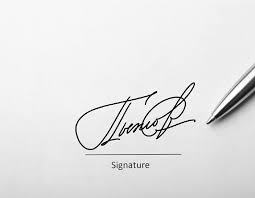
#> input picture task_5/teachers_signature/img_3.png, 255 x 198 px, found by its file name
$ python ex.py
#> lines starting #> are read from the running program, lines starting #| are printed output that depends on the picture; after the words box and inside, x2 and y2 are one past the last pixel; in counts of white or black regions, pixels touching at a corner belong together
from PIL import Image

def split_image(image_path, output_directory):
#> called with image_path = 'task_5/teachers_signature/img_3.png', output_directory = 'task_5/teachers_signature'
    img = Image.open(image_path)
#> img is the input picture: PIL image 255x198 RGB; min 0, max 255, mean 228.4
    width, height = img.size
#> width = 255; height = 198
    cropped_images = []

    sub_width = 150
    sub_height = 100

    for j in range(0, height, sub_height):
        for i in range(0, width, sub_width):
            box = (i, j, i + sub_width, j + sub_height)
            cropped_img = img.crop(box)
            cropped_images.append(cropped_img)
            cropped_img.save(f"{output_directory}/img_{len(cropped_images)+8}.jpg")
#> this loop made 2 passes
#> pass 1, in split_image, `cropped_img.save(f"{output_directory}/img_{len(cropped_images)+8}.jpg")`:
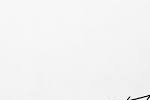
#> saved as img_9.jpg: PIL image 150x100 RGB; min 0, max 255, mean 243.6
#> pass 1, in split_image, `cropped_img.save(f"{output_directory}/img_{len(cropped_images)+8}.jpg")`:
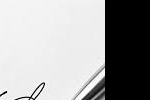
#> saved as img_10.jpg: PIL image 150x100 RGB; min 0, max 255, mean 162.6
#> pass 2, in split_image, `cropped_img.save(f"{output_directory}/img_{len(cropped_images)+8}.jpg")`:
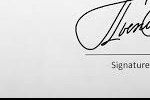
#> saved as img_11.jpg: PIL image 150x100 RGB; min 0, max 255, mean 218.2
#> pass 2, in split_image, `cropped_img.save(f"{output_directory}/img_{len(cropped_images)+8}.jpg")`:
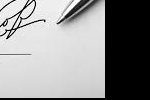
#> saved as img_12.jpg: PIL image 150x100 RGB; min 0, max 255, mean 144.4
#> after the loop, cropped_images = 4 items

    return cropped_images

# Пример использования функции
image_path = r'task_5/teachers_signature/img_3.png'
output_directory = r'task_5/teachers_signature'
split_images = split_image(image_path, output_directory)
#> split_images = 4 items

$ run again, with task_5/teachers_signature/img_1.png copied over task_5/teachers_signature/img_3.png
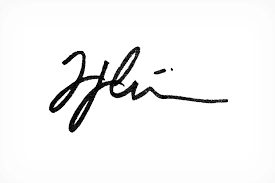
#> input picture task_5/teachers_signature/img_1.png, 275 x 183 px, found by its file name
#> in split_image, img is the input picture: PIL image 275x183 RGB; mean R, G, B 244, 244, 244
#> the loop in split_image, `for j in range(0, height, sub_height):` made 2 passes
#> pass 1, in split_image, `cropped_img.save(f"{output_directory}/img_{len(cropped_images)+8}.jpg")`:
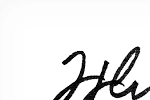
#> saved as img_9.jpg: PIL image 150x100 RGB; mean R, G, B 232.2, 232.1, 232.2
#> pass 2, in split_image, `cropped_img.save(f"{output_directory}/img_{len(cropped_images)+8}.jpg")`:
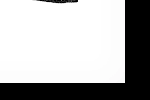
#> saved as img_12.jpg: PIL image 150x100 RGB; mean R, G, B 174.4, 174.4, 174.4
#> after the loop in split_image, `for j in range(0, height, sub_height):`: cropped_images = 4 items

$ run again, with task_5/teachers_signature/img_2.png copied over task_5/teachers_signature/img_3.png
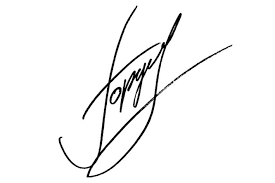
#> input picture task_5/teachers_signature/img_2.png, 275 x 183 px, found by its file name
#> in split_image, img is the input picture: PIL image 275x183 RGB; min 0, max 255, mean 246
#> the loop in split_image, `for j in range(0, height, sub_height):` made 2 passes
#> pass 1, in split_image, `cropped_img.save(f"{output_directory}/img_{len(cropped_images)+8}.jpg")`:
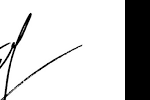
#> saved as img_10.jpg: PIL image 150x100 RGB; min 0, max 255, mean 205.3
#> pass 2, in split_image, `cropped_img.save(f"{output_directory}/img_{len(cropped_images)+8}.jpg")`:
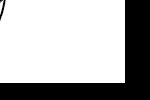
#> saved as img_12.jpg: PIL image 150x100 RGB; min 0, max 255, mean 175.7
#> after the loop in split_image, `for j in range(0, height, sub_height):`: cropped_images = 4 items

$ run again, with task_5/teachers_signature/img_4.png copied over task_5/teachers_signature/img_3.png
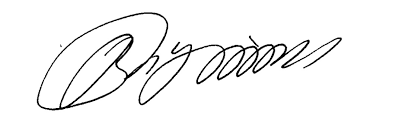
#> input picture task_5/teachers_signature/img_4.png, 402 x 125 px, found by its file name
#> in split_image, img is the input picture: PIL image 402x125 RGB; min 0, max 255, mean 243.3
#> the loop in split_image, `for j in range(0, height, sub_height):` made 2 passes
#> pass 1, in split_image, `cropped_img.save(f"{output_directory}/img_{len(cropped_images)+8}.jpg")`:
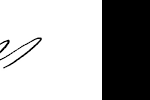
#> saved as img_11.jpg: PIL image 150x100 RGB; min 0, max 255, mean 170.6
#> after the loop in split_image, `for j in range(0, height, sub_height):`:
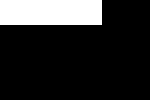
#> cropped_img: PIL image 150x100 RGB; 17% white; 1 white region, box (x1, y1, x2, y2) and area: (0, 0, 102, 25) 2550
#> after the loop in split_image, `for j in range(0, height, sub_height):`: cropped_images = 6 items
